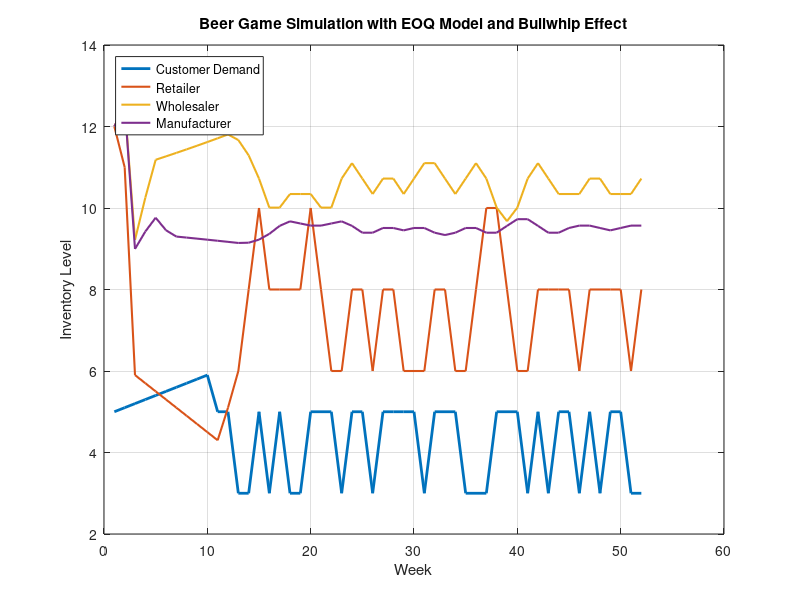

Reproduce this figure in MATLAB.

function y =sampleBullwhipTest() 
    % Beer Game simulation and Bullwhip effect with EOQ model  
    % clear; close all; clc;  
      
    % Parameters  
    n_weeks = 52;  % Number of weeks  
    lead_time = 2; % Lead time in weeks  
    n_players = 3; % Number of players in the supply chain (retailer, wholesaler, manufacturer)  
    init_inventory = 12; % Initial inventory for each player  
    init_demand = 4; % Initial demand  
    holding_cost = 10; % Holding cost per unit per week  
    order_cost = 5; % Order cost per order  
      
    % Random demand fluctuations  
    rng(0); % Seed for reproducibility  

    % Steady increase in demand for first 10 samples
    Nd=1; N=10;
    for i=2:N
        Nd(:,i) = Nd(:,i-1) + 0.1;
    end
    % After 10 samples random demand generation to replicate Bullwhip effect
    demand_fluctuation = [Nd 2*(randi([0 1], 1, n_weeks-length(Nd)) - 0.5)];   
      
    % Initialize variables  
    demand = init_demand * ones(1, n_weeks) + demand_fluctuation;  
    orders = zeros(n_players, n_weeks);  
    inventory = init_inventory * ones(n_players, n_weeks);  
      
     
    % Beer Game simulation  
    for t = 2:n_weeks  
        for p = 1:n_players  
            if p == 1  
                orders(p, t) = demand(t - 1);  
            else  
                orders(p, t) = eoq_order(inventory(p - 1, t - 1), holding_cost, order_cost);  
            end  
              
            if t > lead_time  
                incoming_orders = orders(p, t - lead_time);  
            else  
                incoming_orders = init_demand;  
            end  
              
            inventory(p, t) = inventory(p, t - 1) - orders(p, t) + incoming_orders;  
        end  
    end  
    
    % Plot results  
    figure;  
    plot(1:n_weeks, demand, 'LineWidth', 2);  
    hold on;  
    plot(1:n_weeks, inventory', 'LineWidth', 1.5);  
    xlabel('Week');  
    ylabel('Inventory Level');  
    title('Beer Game Simulation with EOQ Model and Bullwhip Effect');  
    legend('Customer Demand', 'Retailer', 'Wholesaler', 'Manufacturer', 'Location', 'NorthWest');  
    grid on;  
end

  
% EOQ order function  
function order_quantity = eoq_order(demand, holding_cost, order_cost)  
    order_quantity = sqrt((2 * demand * order_cost) / holding_cost);  
end 







